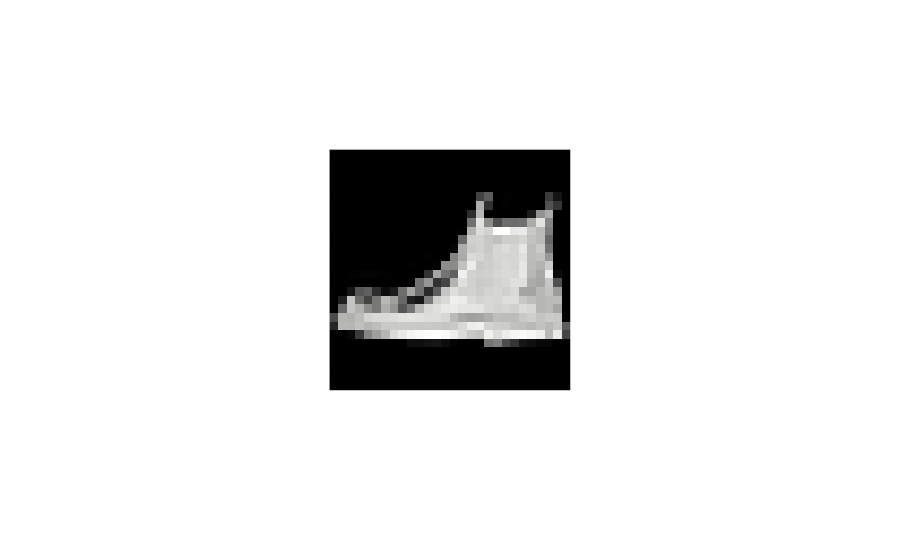

The code cell stored with this chart in its notebook:
### Code cell
img = train_data[450]
fig = px.imshow(img, color_continuous_scale='gray')
fig.update_layout(coloraxis_showscale=False)
fig.update_xaxes(showticklabels=False)
fig.update_yaxes(showticklabels=False)
fig.show()

### Figure 1 — Plotly figure (JSON) as saved in the notebook; plotly's stock layout.template omitted (floating-point values rounded to 4 significant figures; data arrays with more than 128 entries replaced by an {"elided": "..."} marker saying what was removed)
{"data": [{"coloraxis": "coloraxis", "hovertemplate": "x: %{x}<br>y: %{y}<br>color: %{z}<extra></extra>", "type": "heatmap", "z": {"elided": "28x28 int values"}}], "layout": {"autosize": true, "coloraxis": {"colorscale": [[0, "rgb(0, 0, 0)"], [0.09091, "rgb(16, 16, 16)"], [0.1818, "rgb(38, 38, 38)"], [0.2727, "rgb(59, 59, 59)"], [0.3636, "rgb(81, 80, 80)"], [0.4545, "rgb(102, 101, 101)"], [0.5455, "rgb(124, 123, 122)"], [0.6364, "rgb(146, 146, 145)"], [0.7273, "rgb(171, 171, 170)"], [0.8182, "rgb(197, 197, 195)"], [0.9091, "rgb(224, 224, 223)"], [1, "rgb(254, 254, 253)"]], "showscale": false}, "margin": {"t": 60}, "xaxis": {"autorange": true, "constrain": "domain", "domain": [0.337, 0.663], "range": [-0.5, 27.5], "scaleanchor": "y", "showticklabels": false}, "yaxis": {"autorange": true, "constrain": "domain", "domain": [0, 1], "range": [27.5, -0.5], "showticklabels": false}}}
